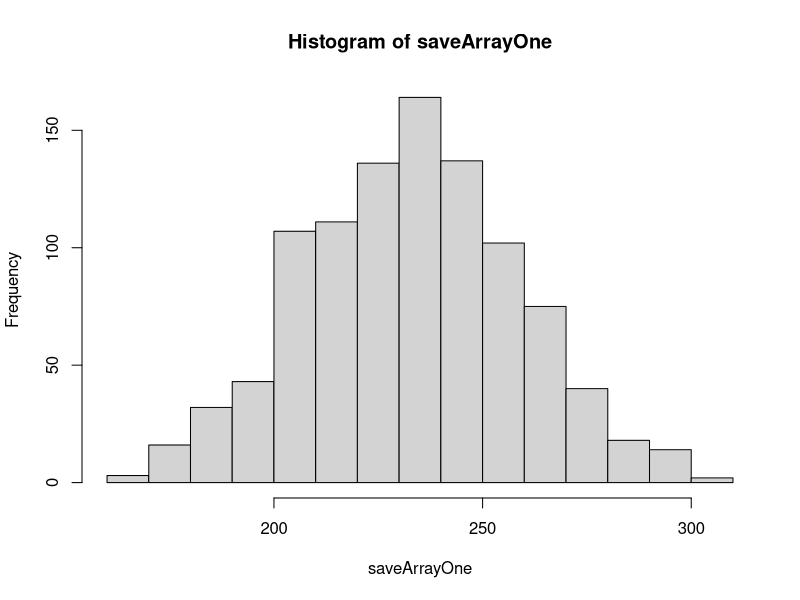
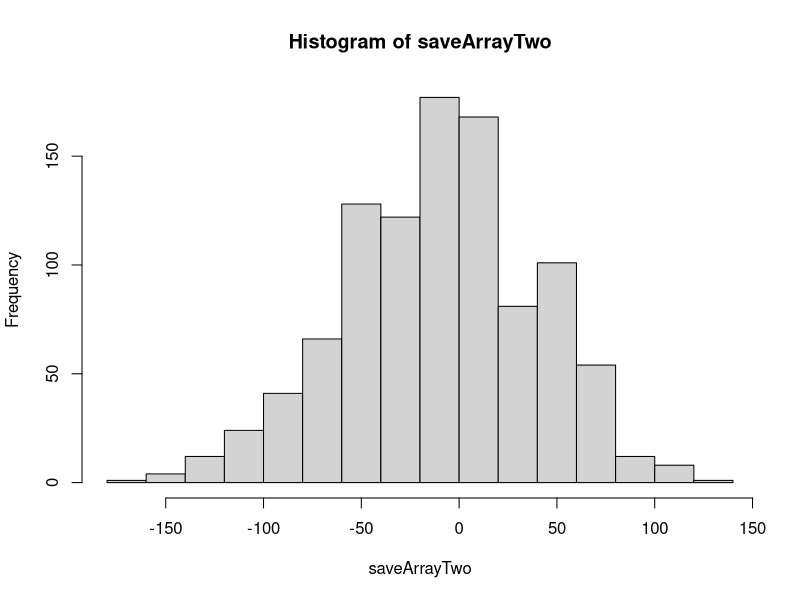
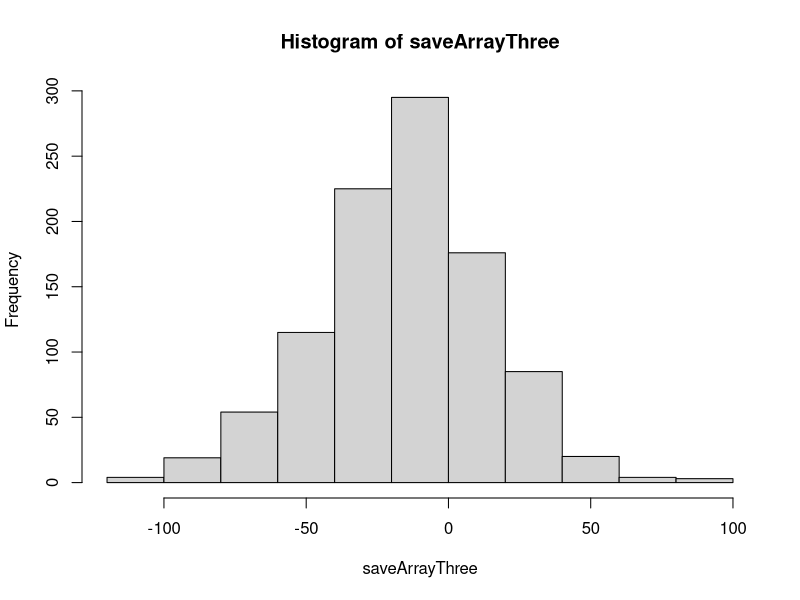

Recreate these plots in R, in order.
## ---- chunk 1
knitr::opts_chunk$set(echo = TRUE)
## ---- chunk 2
daysOne = 1:365

studentsOne = 35
classesOne = 15
runsOne = studentsOne*classesOne
payoutOne = 2

saveArrayOne = vector('numeric')
for (k in 1:1000) {
  

  bankOne = 0
  for (i in 1:runsOne) {

    sampleClassOne = sample(daysOne, studentsOne, replace = TRUE)

    repeats = length(unique(sampleClassOne))

    if (repeats == studentsOne) bankOne = bankOne - payoutOne
    else bankOne = bankOne + 1
  }

saveArrayOne[k] = bankOne
}

## ---- chunk 3
hist(saveArrayOne)
## ---- chunk 4
print('average amt:')
print(mean(saveArrayOne))
## ---- chunk 5
daysTwo = 1:365

studentsTwo = 35
classesTwo = 15
runsTwo = studentsTwo*classesTwo
payoutTwo = 4.5

saveArrayTwo = vector('numeric')
for (k in 1:1000) {
  

  bankTwo = 0
  for (i in 1:runsTwo) {

    sampleClassTwo = sample(daysTwo, studentsTwo, replace = TRUE)

    repeats = length(unique(sampleClassTwo))

    if (repeats == studentsTwo) bankTwo = bankTwo - payoutTwo
    else bankTwo = bankTwo + 1
  }

saveArrayTwo[k] = bankTwo
}

## ---- chunk 6
hist(saveArrayTwo)
## ---- chunk 7
daysThree = 1:365

studentsThree = 28
classesThree = 15
runsThree = studentsThree*classesThree
payoutThree = 2

saveArrayThree = vector('numeric')
for (k in 1:1000) {
  

  bankThree = 0
  for (i in 1:runsThree) {

    sampleClassThree = sample(daysThree, studentsThree, replace = TRUE)

    repeats = length(unique(sampleClassThree))

    if (repeats == studentsThree) bankThree = bankThree - payoutThree
    else bankThree = bankThree + 1
  }

saveArrayThree[k] = bankThree
}

## ---- chunk 8
hist(saveArrayThree)
